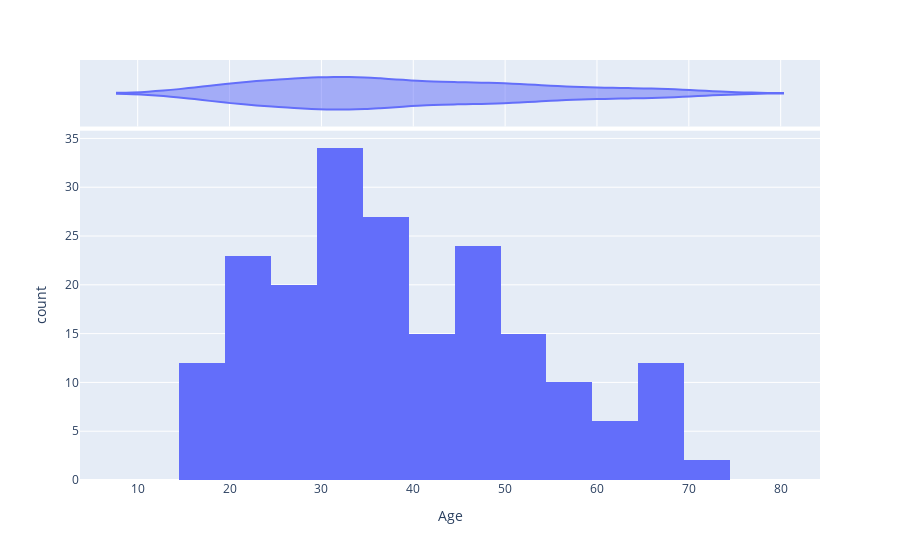

Notebook code for this chart:
### Markdown cell above
The **distribution of annual income** versus **gender** is not similar to the **distribution of age versus gender**. There is **no significant impact** of **gender on the annual income**. And that is **really great to be see**.

### Code cell
# Create a histogram of the 'Age' column, and include the Violin plot to show the distribution
fig = px.histogram(df, x='Age', marginal='violin')

# Display the plot
fig.show()

### Figure 1 — Plotly figure (JSON) as saved in the notebook; plotly's stock layout.template omitted (floating-point values rounded to 4 significant figures; data arrays with more than 128 entries replaced by an {"elided": "..."} marker saying what was removed)
{"data": [{"alignmentgroup": "True", "bingroup": "x", "hovertemplate": "Age=%{x}<br>count=%{y}<extra></extra>", "legendgroup": "", "marker": {"color": "#636efa", "pattern": {"shape": ""}}, "name": "", "offsetgroup": "", "orientation": "v", "showlegend": false, "type": "histogram", "x": {"elided": "200 int values"}, "xaxis": "x", "yaxis": "y"}, {"alignmentgroup": "True", "hovertemplate": "Age=%{x}<extra></extra>", "legendgroup": "", "marker": {"color": "#636efa"}, "name": "", "offsetgroup": "", "scalegroup": "x", "showlegend": false, "type": "violin", "x": {"elided": "200 int values"}, "xaxis": "x2", "yaxis": "y2"}], "layout": {"barmode": "relative", "legend": {"tracegroupgap": 0}, "margin": {"t": 60}, "xaxis": {"anchor": "y", "domain": [0, 1], "title": {"text": "Age"}}, "xaxis2": {"anchor": "y2", "domain": [0, 1], "matches": "x", "showgrid": true, "showticklabels": false}, "yaxis": {"anchor": "x", "domain": [0, 0.8316], "title": {"text": "count"}}, "yaxis2": {"anchor": "x2", "domain": [0.8416, 1], "matches": "y2", "showgrid": false, "showline": false, "showticklabels": false, "ticks": ""}}}
